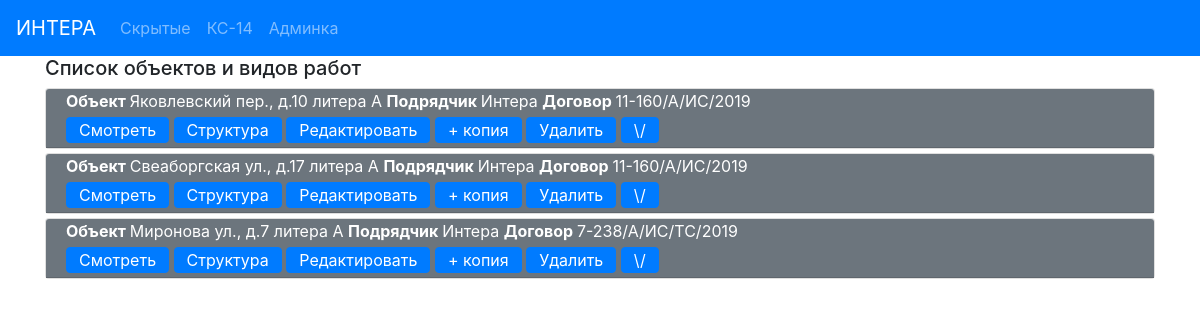
The app's page /ks14base/, older data.
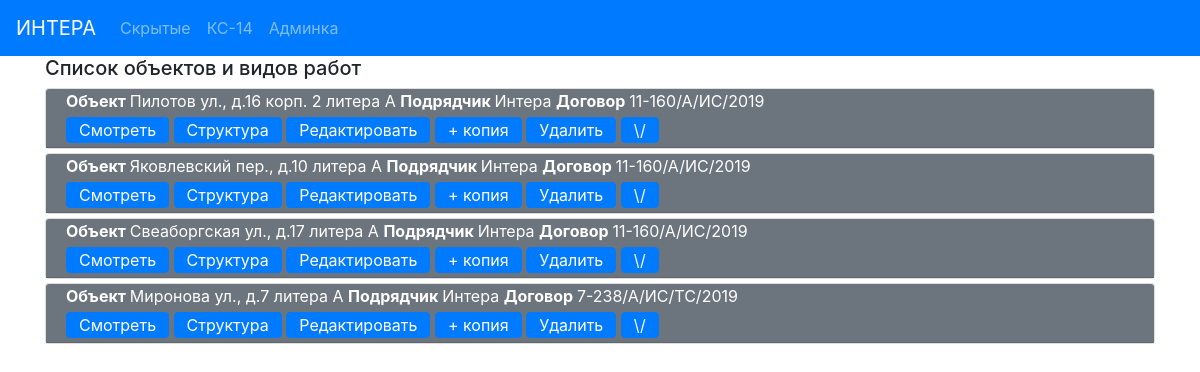
The same page, newer data.
### ks14base/models.py (models this page shows, shortened)
class ObjectCommon (models.Model):
    address = models.CharField(max_length = 100, verbose_name = 'Адрес')
    district_prepositional = models.CharField(max_length = 30, verbose_name = 'Район (предл падеж)')
    district_genitive = models.CharField(max_length = 30, verbose_name = 'Район (род падеж)')
    contract_number = models.CharField(max_length=40, verbose_name = '№ Контракта')
    contract_date = models.CharField(max_length=20, verbose_name= 'Дата контракта')
    contractor = models.CharField(max_length=20, verbose_name='Подрядчик без кавычек')
    contractor_address = models.CharField(max_length = 100, verbose_name='Адрес подрядчика')
    contractor_OKPO = models.CharField(max_length=8, verbose_name='ОКПО подрядчика')
    contractor_delegate = models.CharField(max_length = 20, verbose_name= 'Предст. подр.')
    contractor_delegate_genitive = models.CharField(max_length=50, verbose_name='Предст. подр.(род падеж)')
    UK_full = models.CharField(max_length=120, verbose_name='УК полное')
    UK_delegate = models.CharField(max_length = 20, verbose_name= 'Предст. УК')
    UK_delegate_genitive = models.CharField(max_length=50, verbose_name='Предст. УК (род падеж)')
    UK_position_genitive = models.CharField(max_length=100, verbose_name='Должность Предст. УК (род падеж)')
    UK_decree_genitive = models.CharField(max_length=100, verbose_name='Основание УК (род падеж)')
    supervisor_OSK_number = models.CharField(max_length=2, verbose_name='инженера ОСК№')
    supervisor_delegate = models.CharField(max_length = 20, verbose_name= 'Технадзор')
    supervisor_delegate_genitive = models.CharField(max_length=50, verbose_name='Технадзор (род падеж)')
    supervisor_decree_genitive = models.CharField(max_length=40, verbose_name = 'Основание заказчика (род падеж')
    supervisor_decree_dative = models.CharField(max_length=40, verbose_name = 'Основание заказчика (дательн падеж')
    administration_order = models.CharField(max_length=100, verbose_name = 'по распоряжению администр.',
                                            blank = True)
    owner_delegate_position = models.CharField(max_length=150, verbose_name='Должность предст. собственника',
                                               blank=True)
    owner_delegate = models.CharField(max_length=30, verbose_name= 'Представитель Собственника', blank = True)
    owner_delegate_genitive = models.CharField(max_length = 30, verbose_name='Предст. Собственника (род падеж)',
                                               blank=True)
    owner_delegate_decree = models.CharField(max_length=100, verbose_name='Основание предст. собств.', blank = True)
    owner_delegate_decree_genitive = models.CharField(max_length=100, verbose_name='Основание предст. собств. (род. падеж)',
                                                      blank=True)
    administration_delegate_position = models.CharField(max_length = 150, verbose_name= 'Должн. предст. адм.')
    administration_delegate_decree = models.CharField(max_length = 50, verbose_name= 'Основание предст. адм.')
    administration_delegate = models.CharField(max_length = 20, verbose_name= 'Предст. Адм.')
    acts = models.ManyToManyField('ActSpecific', blank=True, related_name='object_common')
    class Meta:
        verbose_name = 'Информация объекта '
        verbose_name_plural = 'Информация объекта '
    def get_edit_url(self):
        return reverse('ks14_object_edit_url', kwargs={'pk': self.pk})

### ks14base/views.py (the view)
# urls.py: path('', ks14_list, name='ks14_list_url'),
def ks14_list(request):
    objs = ObjectCommon.objects.order_by("-id")
    return render(request, 'ks14base/ks14list.html',
                  context={'objects': objs})

### ks14base/templates/ks14base/ks14list.html (shortened to what this page needs)
{% extends 'base.html' %}
{% block mycontent %}
    <div class="container">
        <h5>Список объектов и видов работ</h5>
    </div>
    <div class="container">
    {% for obj in objects %}
        <div class="card my-1">
            <div class="card-header text-white bg-secondary py-0 ">
                <p class="my-0"><b>Объект </b> {{ obj.address }} <b>Подрядчик </b> {{ obj.contractor }} <b>Договор </b> {{ obj.contract_number }}</p>
                    <a href="{% url 'ks14_object_detail_url' obj.pk %}" class="btn btn-primary my-1 py-0">Смотреть</a>
                    <a href="{% url 'ks14_object_edit_structure_url' obj.pk %}" class="btn btn-primary my-1 py-0">Структура</a>
                    <a href="{{ obj.get_edit_url }}" class="btn btn-primary  my-1 py-0">Редактировать</a>
                    <a href="{% url 'ks14_copy_url' obj.pk %}" class="btn btn-primary  my-1 py-0">+ копия</a>
                    <a href="{% url 'ks14_delete_url' obj.pk %}" class="btn btn-primary  my-1 py-0">Удалить</a>
                <a class="btn btn-primary my-1 py-0" data-toggle="collapse" href="#collapseExample{{ obj.pk }}" role="button" aria-expanded="false" aria-controls="collapseExample{{ obj.pk }}">
                   \/
                </a>
            </div>
        </div>
    {% endfor %}
    </div>
{% endblock %}

Row changes from the older to the newer data that the page shows:
added ObjectCommon: address "Пилотов ул., д.16 корп. 2 литера А", contractor "Интера", contract_number "11-160/А/ИС/2019"
